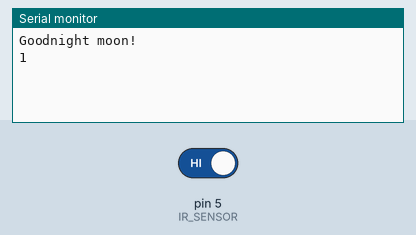
Recording of a sketch running on a simulated Arduino Uno, built with avr-gcc and run on an emulated ATmega328P. Shown: the last lines printed to the serial monitor. Inputs (shaded band) come from the test bench; at power-on: pin 5 (IR_SENSOR) HIGH. The modem accepts every AT command (registered, SIM ready, sends succeed) and sends nothing else.

Above: at 2.2 s.
2.3 s: pin 5 (IR_SENSOR) driven LOW
At 4.1 s:
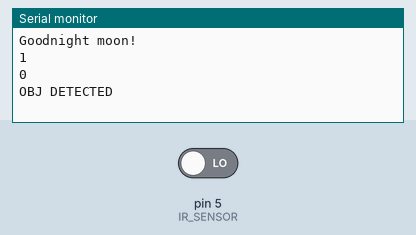
10.0 s: pin 5 (IR_SENSOR) driven HIGH
At 11.3 s:
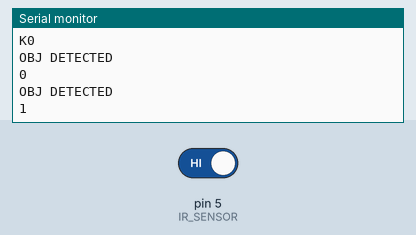

Measured:
- after the input at 2.3 s, the serial monitor: prints a new line after 0.72 s (image 1)
- after the input at 10.0 s, the serial monitor: prints a new line after 1.0 s (image 2)

The sketch:

2__wifi_and_ir.ino
```cpp
//wifi wala code should work seperately, also write ir sensor code to detectet obj in same code


#include <SoftwareSerial.h>

SoftwareSerial mySerial(10, 11); // RX, TX     //means my serial(wifi mod) se communication ke liye we will use pins 10 and 11 or arduino
int IR =1;
//my serial means Wifi module-----------------
//serial means Arduino------------------------

void setup() {
  pinMode(5,INPUT); //IR SENSOR


  // Open serial communications and wait for port to open:
  Serial.begin(9600);
  while (!Serial) {
    ; // wait for serial port to connect. Needed for native USB port only
  }


  Serial.println("Goodnight moon!");

  // set the data rate for the SoftwareSerial port
  mySerial.begin(9600);
  mySerial.println("Hello, world");    //ye jeyaga wifi mod ko,    iske neeche output me neeche error aayega , cuz its not AT command,,,  Wifi mod only replies ok to AT commands
  delay(1000);
  mySerial.println("AT");   // this is an AT command,     iske neeche output me Ok aayega,
}

void loop() { // run over and over
  if (mySerial.available()) {   //AGAR wifi mod me kuch hai, then serial(serial monitor )  me print karo
    Serial.write(mySerial.read());
  }
  if (Serial.available()) {   //Agar serial monitor me kuch hai,   then myserial(wifi mod) usko read karega, and ok bhejega
    mySerial.write(Serial.read());
  }


  IR = digitalRead(5);
  Serial.println(IR);

  if(IR==0){ //OBJ DETECTED
    Serial.println("OBJ DETECTED");
  }
  delay(2000);
}
```
